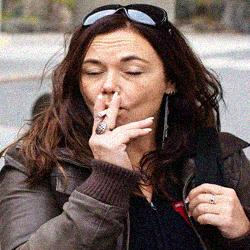
#> input picture dataset/train/smoking/smoking_0135_gaussian_noise.jpg, 250 x 250 px
$ jupyter execute augmentation_processing.ipynb
#> lines starting #> are read from the running program, lines starting #| are printed output that depends on the picture
Class Distribution in training data before augmentation

[cell 1]
import os
import matplotlib.pyplot as plt

# Define the correct path to the train dataset
train_dir = 'dataset/train'

# Get the sizes of the classes
smoking_class_size = len(os.listdir(os.path.join(train_dir, 'smoking')))
notsmoking_class_size = len(os.listdir(os.path.join(train_dir, 'notsmoking')))

# Prepare data for the bar chart
classes = ['Smoking', 'Not Smoking']
sizes = [smoking_class_size, notsmoking_class_size]

# Create the bar chart
plt.bar(classes, sizes, color=['blue', 'green'])

# Adding labels and title
plt.xlabel('Classes')
plt.ylabel('Number of Samples')
plt.title('Class Distribution in Training Data')

# Display the chart
plt.show()
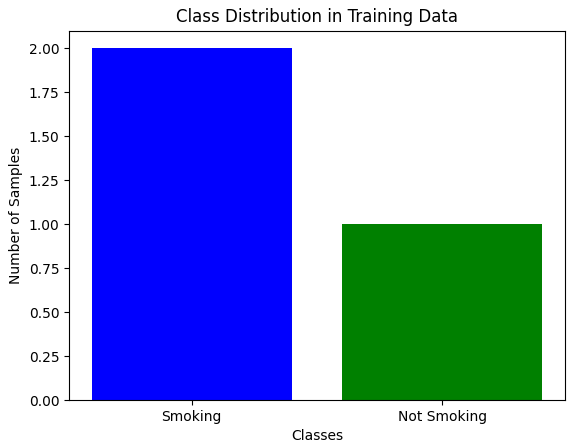
#> figure drawn by matplotlib, 1 panel
#> in augment_and_save_images, image is the input picture: PIL image 250x250 RGB; mean R, G, B 114.8, 97.2, 92.3

Augmentation

[cell 2]
import os
import numpy as np
from PIL import Image, ImageFilter

# Add salt and pepper noise
def add_salt_and_pepper_noise(image, amount=0.04, salt_vs_pepper=0.5):
    """Add salt-and-pepper noise to an image."""
#> called with amount = 0.04, salt_vs_pepper = 0.5
    image = image.convert('RGB')
    img_array = np.array(image)
    h, w = img_array.shape[:2]
#> h = 250; w = 250
    num_salt = int(amount * h * w * salt_vs_pepper)
#> num_salt = 1250
    num_pepper = int(amount * h * w * (1 - salt_vs_pepper))
#> num_pepper = 1250

    # Add salt (white)
    coords = [np.random.randint(0, i - 1, num_salt) for i in img_array.shape[:2]]
    img_array[coords[0], coords[1]] = 255

    # Add pepper (black)
    coords = [np.random.randint(0, i - 1, num_pepper) for i in img_array.shape[:2]]
    img_array[coords[0], coords[1]] = 0
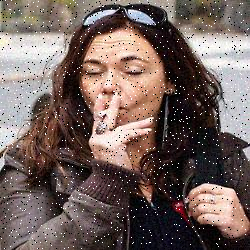
#> img_array: shape (250, 250, 3); mean R, G, B 115.2, 98.3, 93.5

    return Image.fromarray(img_array)

# Add Gaussian blur
def add_gaussian_blur(image, radius=2):
#> called with radius = 2
    return image.filter(ImageFilter.GaussianBlur(radius))
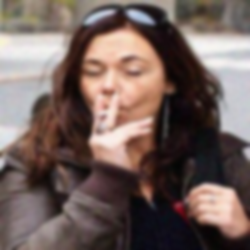
#> returned value: PIL image 250x250 RGB; mean R, G, B 114.8, 97.2, 92.3

# Add Gaussian noise
def add_gaussian_noise(image, mean=0, std=0.05):
    """Add Gaussian noise to an image."""
#> called with mean = 0, std = 0.05
    image = image.convert('RGB')
    img_array = np.array(image) / 255.0  # Normalize to [0, 1]
    noise = np.random.normal(mean, std, img_array.shape)
    noisy_img_array = img_array + noise
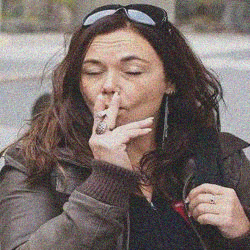
#> noisy_img_array: shape (250, 250, 3) float64; mean R, G, B 0.45, 0.381, 0.362; drawn with min black and max white
    noisy_img_array = np.clip(noisy_img_array, 0, 1)  # Ensure values are between 0 and 1
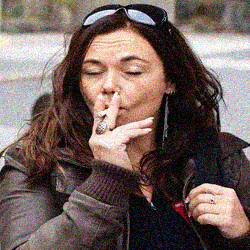
#> noisy_img_array: shape (250, 250, 3) float64; mean R, G, B 0.45, 0.383, 0.364
    return Image.fromarray((noisy_img_array * 255).astype(np.uint8))


train_dir = 'dataset/train'

# Function to augment a single image and save the results
def augment_and_save_images(image_path, save_folder):
    image = Image.open(image_path)

    # Apply salt and pepper noise
    noisy_image = add_salt_and_pepper_noise(image)
    noisy_image_name = f"{os.path.splitext(os.path.basename(image_path))[0]}_noisy.jpg"
    noisy_image.save(os.path.join(save_folder, noisy_image_name))

    # Apply Gaussian blur
    blurred_image = add_gaussian_blur(image)
    blurred_image_name = f"{os.path.splitext(os.path.basename(image_path))[0]}_blurred.jpg"
    blurred_image.save(os.path.join(save_folder, blurred_image_name))

    # Apply Gaussian noise
    gaussian_noise_image = add_gaussian_noise(image)
    gaussian_noise_name = f"{os.path.splitext(os.path.basename(image_path))[0]}_gaussian_noise.jpg"
    gaussian_noise_image.save(os.path.join(save_folder, gaussian_noise_name))


smoking_folder = os.path.join(train_dir, 'smoking')
notsmoking_folder = os.path.join(train_dir, 'notsmoking')


for folder in [smoking_folder, notsmoking_folder]:
    for image_name in os.listdir(folder):
        image_path = os.path.join(folder, image_name)

        # Skip non-image files
        if not image_name.lower().endswith(('png', 'jpg', 'jpeg')):
            continue

        # Augment and save the images
        augment_and_save_images(image_path, folder)
#> pass 2 of the loop `for folder in [smoking_folder, notsmoking_folder]:`:
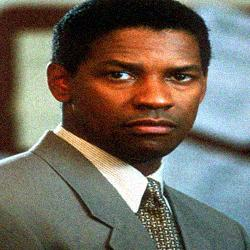
#> input picture dataset/train/notsmoking/notsmoking_0019_gaussian_noise.jpg, 250 x 250 px
#> in augment_and_save_images, image is the input picture: PIL image 250x250 RGB; mean R, G, B 114.6, 107.1, 95.8
#> in add_gaussian_noise (call 3), `noisy_img_array = img_array + noise`:
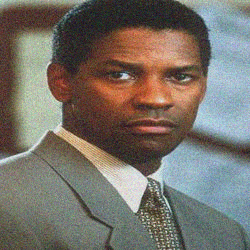
#> noisy_img_array: shape (250, 250, 3) float64; mean R, G, B 0.45, 0.42, 0.376; drawn with min black and max white
#> in add_gaussian_noise (call 3), `noisy_img_array = np.clip(noisy_img_array, 0, 1)`:
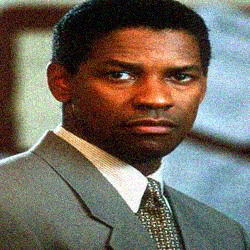
#> noisy_img_array: shape (250, 250, 3) float64; mean R, G, B 0.45, 0.421, 0.377
